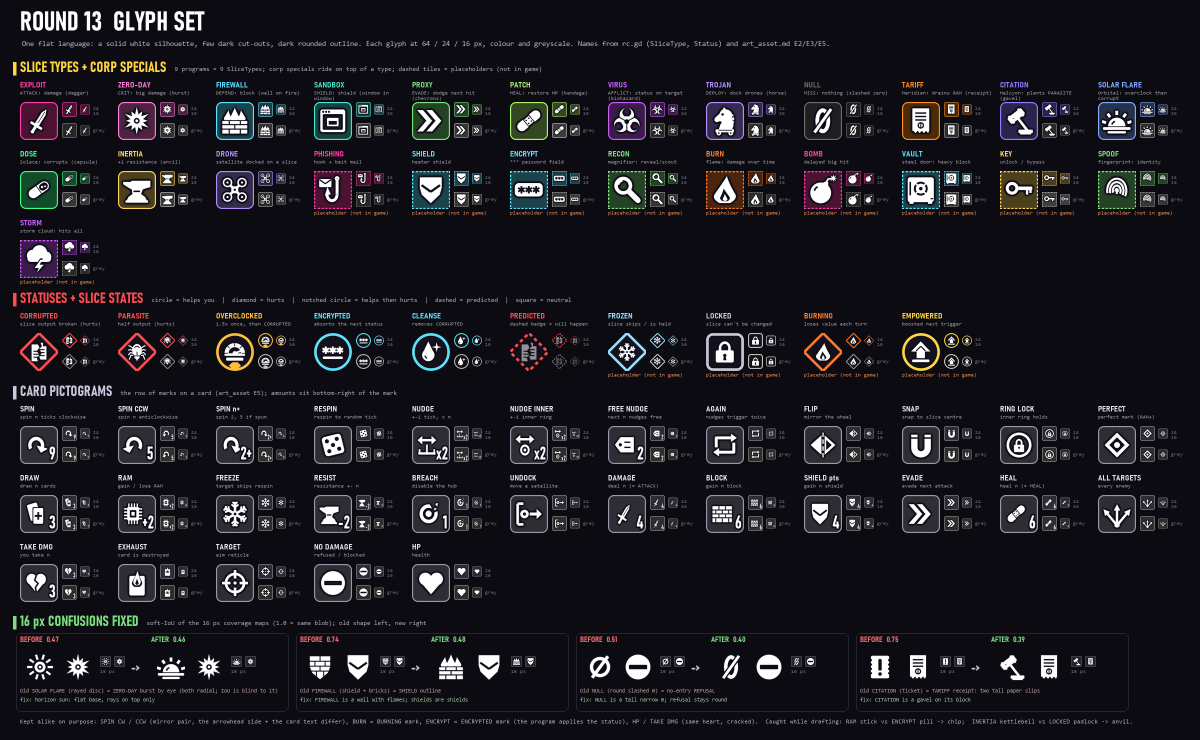
#> input picture docs/concepts/round13_slice_system/glyph_set.png, 2400 x 1480 px (shown at 1/2 size)
$ python make_contact.py
#> lines starting #> are read from the running program, lines starting #| are printed output that depends on the picture
"""Round 13 -> ../contact_sheet.jpg : the three sheets + four GIF frames."""
import os
from PIL import Image, ImageDraw

OUT = os.path.dirname(os.path.dirname(os.path.abspath(__file__)))


def fit(im, w):
    return im.resize((w, int(im.height * w / im.width)), Image.LANCZOS)


def main():
    W = 2000
    gl = fit(Image.open(os.path.join(OUT, "glyph_set.png")).convert("RGB"), W)
#> in fit, `return im.resize((w, int(im.height * w / im.width)), Image.LANCZOS)`:
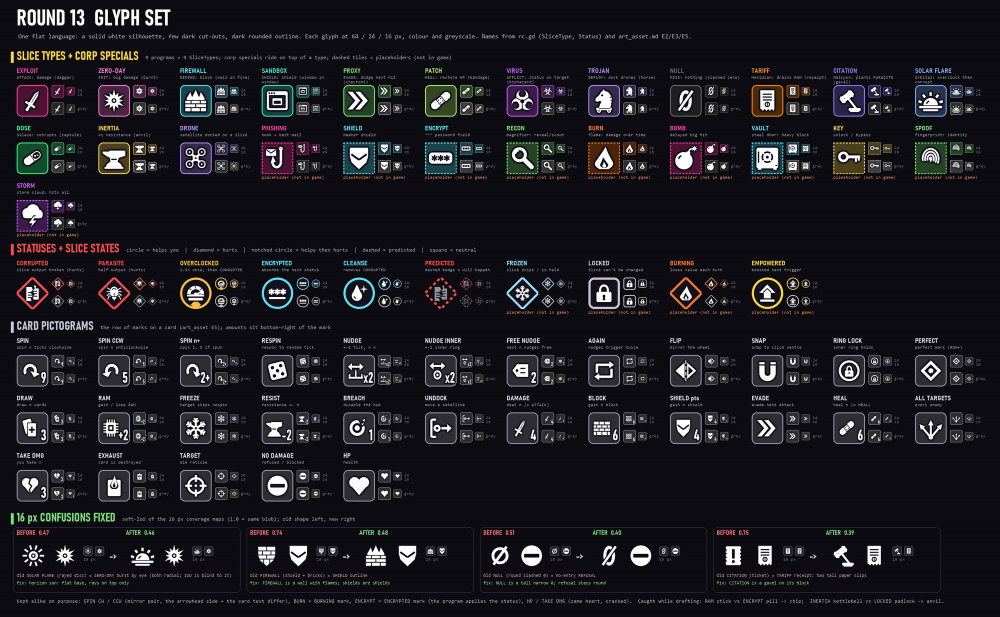
#> returned value: PIL image 2000x1233 RGB (shown at 1/2 size); mean R, G, B 28.5, 27.2, 32.7
    ti = fit(Image.open(os.path.join(OUT, "tiers.png")).convert("RGB"), W // 2 - 5)
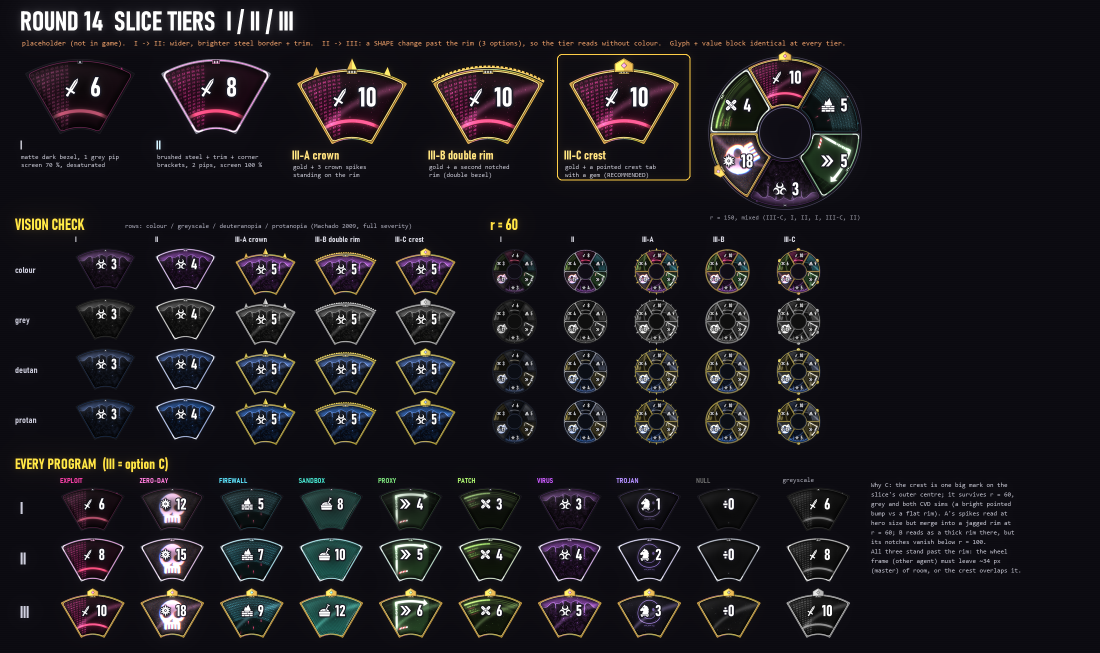
#> input picture docs/concepts/round14_slice_system/tiers.png, 2200 x 1306 px, found by its file name (shown at 1/2 size)
#> call 2 of fit, with w = 995
#> in fit (call 2), `return im.resize((w, int(im.height * w / im.width)), Image.LANCZOS)`:
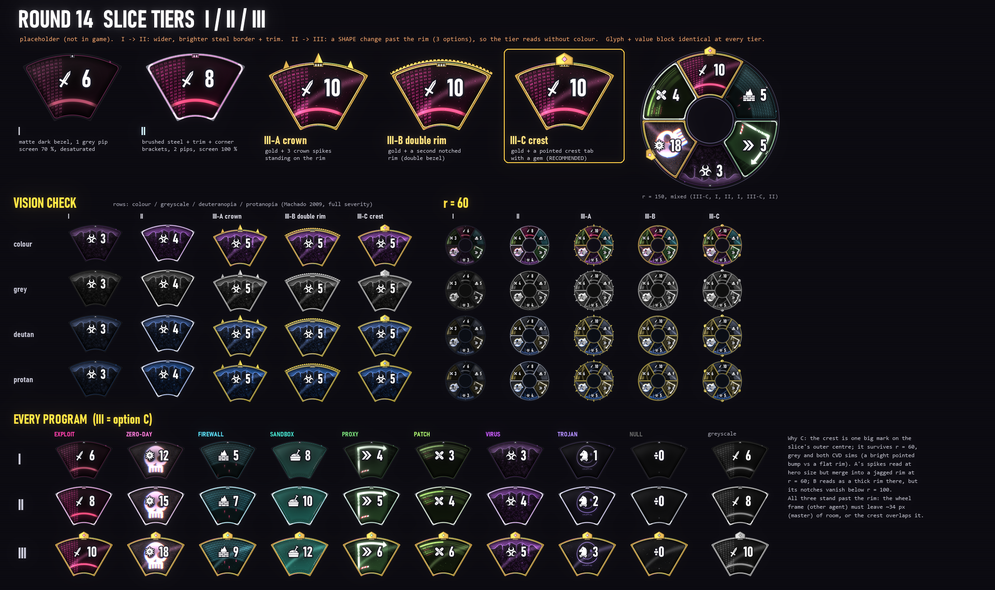
#> returned value: PIL image 995x590 RGB; mean R, G, B 28, 25.6, 30.2
    st = fit(Image.open(os.path.join(OUT, "states.png")).convert("RGB"), W // 2 - 5)
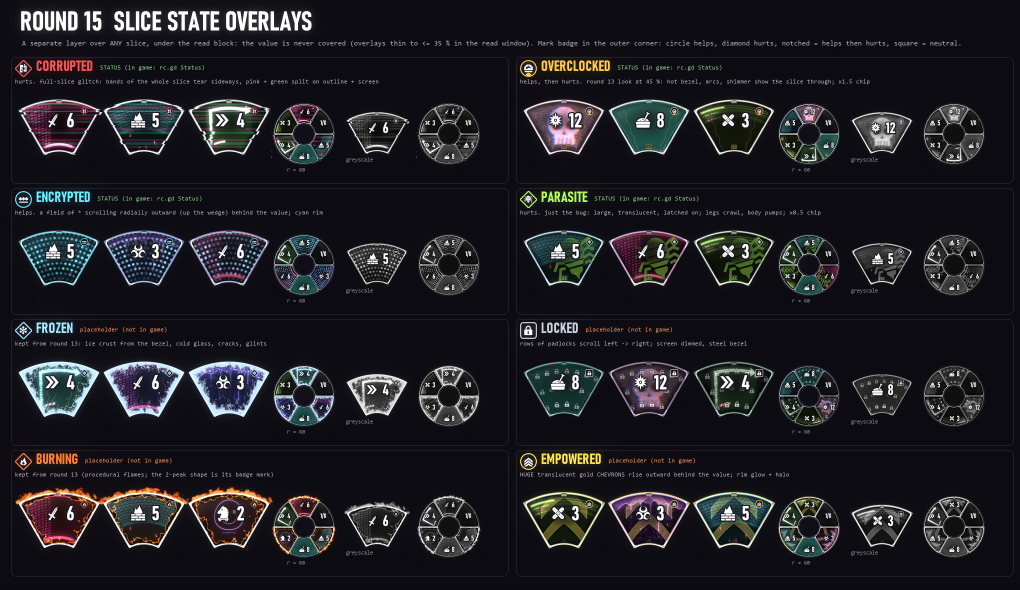
#> input picture docs/concepts/round15_slice_system/states.png, 2040 x 1180 px, found by its file name (shown at 1/2 size)
#> call 3 of fit, with w = 995
#> in fit (call 3), `return im.resize((w, int(im.height * w / im.width)), Image.LANCZOS)`:
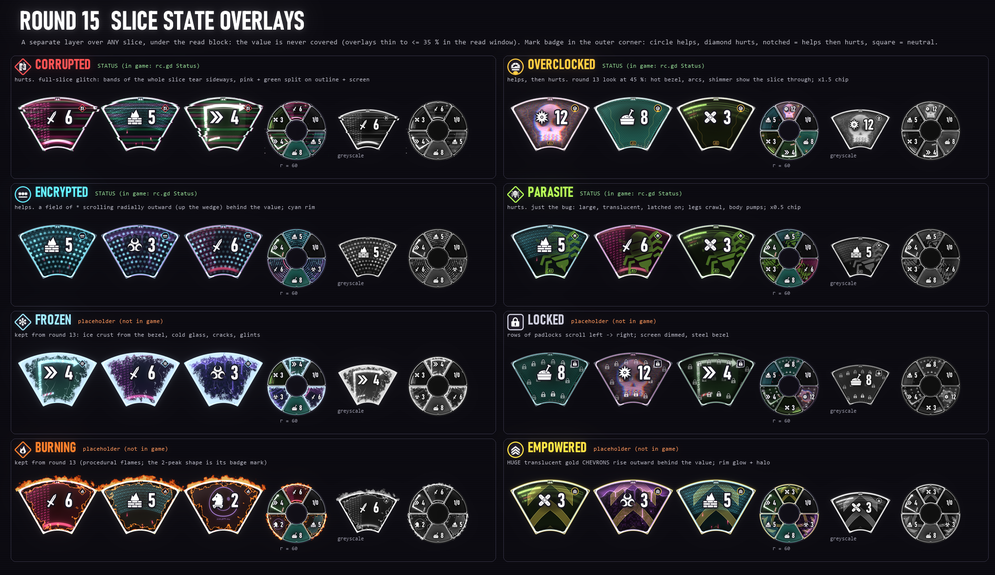
#> returned value: PIL image 995x575 RGB; mean R, G, B 31.6, 31.1, 35.8
#> (the run stopped early here; a loop or call above may not have finished)
